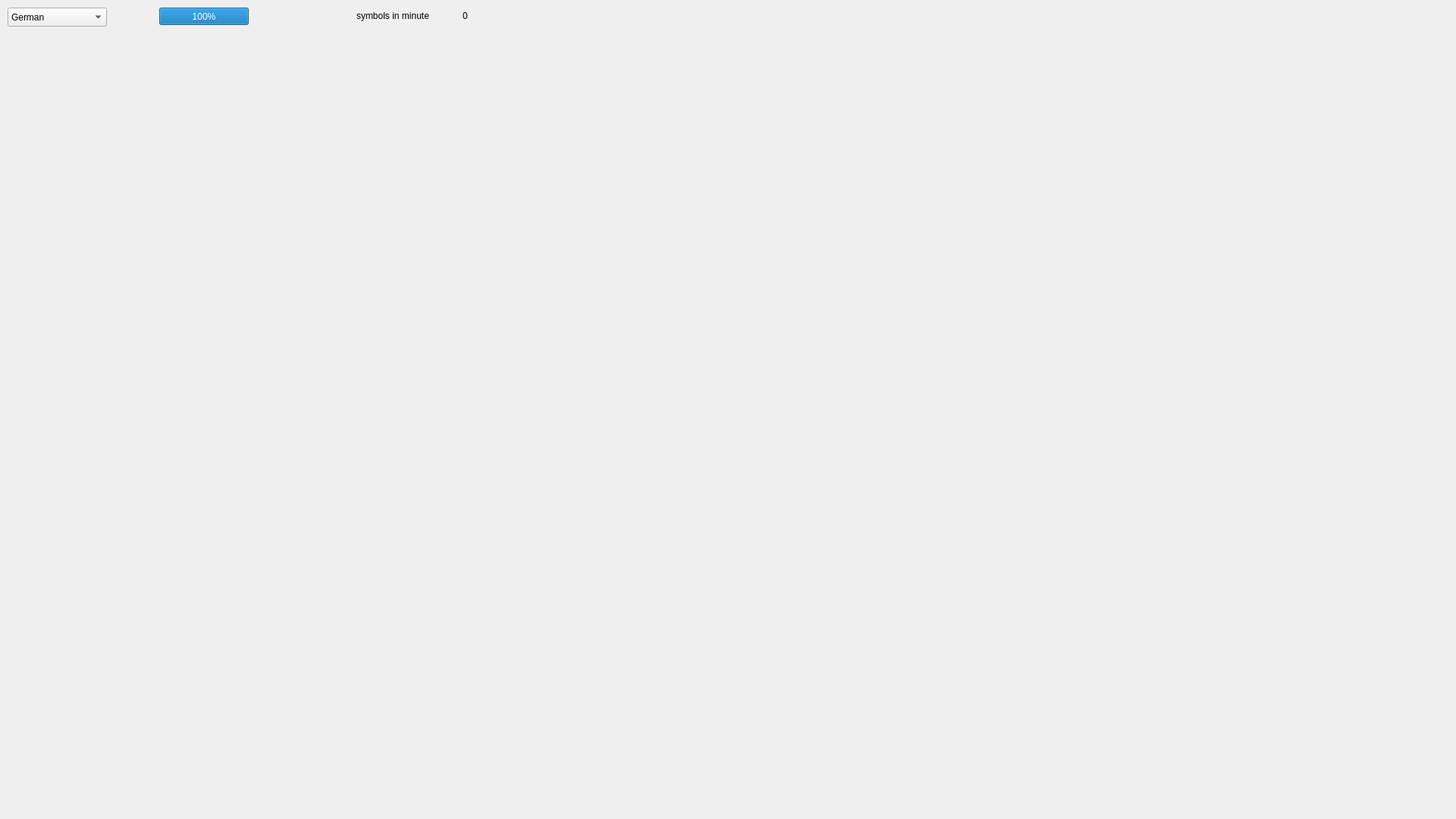
<?xml version="1.0" encoding="UTF-8"?>
<ui version="4.0">
 <class>Widget</class>
 <widget class="QWidget" name="Widget">
  <property name="enabled">
   <bool>true</bool>
  </property>
  <property name="geometry">
   <rect>
    <x>0</x>
    <y>0</y>
    <width>1920</width>
    <height>1080</height>
   </rect>
  </property>
  <property name="windowTitle">
   <string>Widget</string>
  </property>
  <widget class="QComboBox" name="comboBox">
   <property name="geometry">
    <rect>
     <x>10</x>
     <y>10</y>
     <width>131</width>
     <height>25</height>
    </rect>
   </property>
   <item>
    <property name="text">
     <string>German</string>
    </property>
   </item>
   <item>
    <property name="text">
     <string>French</string>
    </property>
   </item>
   <item>
    <property name="text">
     <string>Arabic</string>
    </property>
   </item>
   <item>
    <property name="text">
     <string>Chinese</string>
    </property>
   </item>
   <item>
    <property name="text">
     <string>Belorussian</string>
    </property>
   </item>
   <item>
    <property name="text">
     <string>Hebrew</string>
    </property>
   </item>
  </widget>
  <widget class="QProgressBar" name="accuracyProgressBar">
   <property name="geometry">
    <rect>
     <x>210</x>
     <y>10</y>
     <width>118</width>
     <height>23</height>
    </rect>
   </property>
   <property name="value">
    <number>100</number>
   </property>
  </widget>
  <widget class="QLabel" name="timeLabel">
   <property name="geometry">
    <rect>
     <x>370</x>
     <y>10</y>
     <width>81</width>
     <height>21</height>
    </rect>
   </property>
   <property name="text">
    <string/>
   </property>
  </widget>
  <widget class="QLabel" name="label_2">
   <property name="geometry">
    <rect>
     <x>470</x>
     <y>10</y>
     <width>161</width>
     <height>21</height>
    </rect>
   </property>
   <property name="text">
    <string>symbols in minute</string>
   </property>
  </widget>
  <widget class="QLabel" name="valueLabel">
   <property name="geometry">
    <rect>
     <x>610</x>
     <y>10</y>
     <width>71</width>
     <height>21</height>
    </rect>
   </property>
   <property name="text">
    <string>0</string>
   </property>
  </widget>
 </widget>
 <resources/>
 <connections/>
</ui>
